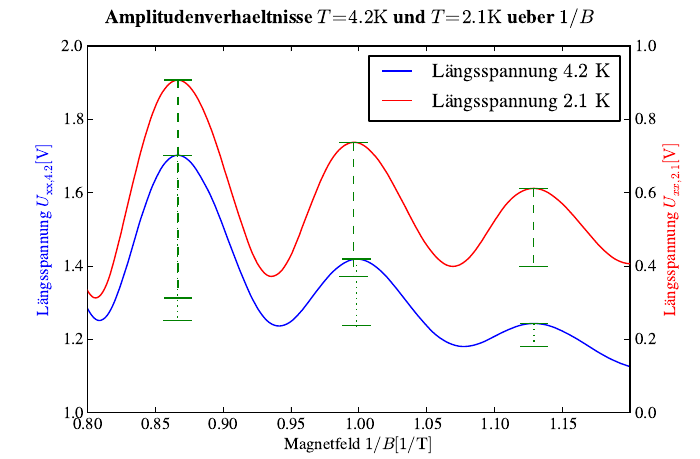

Write the Python code that produced this figure.
# -*- coding: utf-8 -*-

from pylab import *
from scipy import *
from scipy.optimize import *
import matplotlib.pyplot as plt
from matplotlib import rc
from numpy import *

rc('font', family = 'serif', serif = 'STIXGeneral')
fig = plt.figure(num=None, figsize=(7, 5), dpi=150, facecolor='w', edgecolor='k')
fig.suptitle(u'Amplitudenverh\xe4ltnisse $T=4.2\,\mathrm{K}$ und $T=2.1\,\mathrm{K}$ \xfcber $1/B$', fontsize=14, fontweight='bold')
#def f(U):
#   return 297.0 -25.87*U + 1.908*U**2 - 0.4020*U**3;

data = genfromtxt("4,2-Laengsspannung.dat")
data2 = genfromtxt("2,1-Laengsspannung.dat")
#print data[100:,1]

B = data[:4764,1]
B2 = data2[:4733,1]
#U_H = data[:,2]/10 * 1e-3
#I_H = (data[:,3]/10 * 2e-3)/4981

U_xx = data[:4764,2]
U_xx2 = data2[:4733,2]
delta=0.005

ax = fig.add_subplot(111)
ax.plot(1/B, U_xx, "b", label=u'L\xe4ngsspannung $4.2\,\mathrm{K}$')
ax.plot([0,0],[0,0], "r", label=u'L\xe4ngsspannung $2.1\,\mathrm{K}$')
ax.plot([0.866379,0.866379],[1.701799,(1.251997+1.237223)/2], "g:")
ax.plot([0.866379-delta,0.866379+delta],[1.701799,1.701799], "g")
ax.plot([0.866379-delta,0.866379+delta],[(1.251997+1.237223)/2,(1.251997+1.237223)/2], "g")

ax.plot([0.998327,0.998327],[1.41903,(1.237223+1.180711)/2], "g:")
ax.plot([0.998327-delta,0.998327+delta],[1.41903,1.41903], "g")
ax.plot([0.998327-delta,0.998327+delta],[(1.237223+1.180711)/2,(1.237223+1.180711)/2], "g")

ax.plot([1.12913,1.12913],[1.243282,(1.180711+1.118118)/2], "g:")
ax.plot([1.12913-delta,1.12913+delta],[1.243282,1.243282], "g")
ax.plot([1.12913-delta,1.12913+delta],[(1.180711+1.118118)/2,(1.180711+1.118118)/2], "g")
ax.yaxis.label.set_color('blue')
ax.set_xlim(0.8,1.25)
ax.set_ylim(1,2)

#ax.set_xlim(0.9,1.1)
#ax.set_ylim(1,2)
ax.set_xlabel(u"Magnetfeld $1/B [\mathrm{1/T}]$")
ax.set_ylabel(u"L\xe4ngsspannung $U_{xx,4.2} [\mathrm{V}]$")


ax2 = ax.twinx()
ax2.plot(1/B2, U_xx2, "r", label=u'L\xe4ngsspannung $2.1\,\mathrm{K}$')
ax2.plot([0.866634,0.866634],[0.906952,(0.313095+0.371855)/2], "g--")
ax2.plot([0.866634-delta,0.866634+delta],[0.906952,0.906952], "g")
ax2.plot([0.866634-delta,0.866634+delta],[(0.313095+0.371855)/2,(0.313095+0.371855)/2], "g")

ax2.plot([0.996291,0.996291],[0.737017,(0.371855+0.399199)/2], "g--")
ax2.plot([0.996291-delta,0.996291+delta],[0.737017,0.737017], "g")
ax2.plot([0.996291-delta,0.996291+delta],[(0.371855+0.399199)/2,(0.371855+0.399199)/2], "g")

ax2.plot([1.12888,1.12888],[0.611532,(0.399199+0.406189)/2], "g--")
ax2.plot([1.12888-delta,1.12888+delta],[0.611532,0.611532], "g")
ax2.plot([1.12888-delta,1.12888+delta],[(0.399199+0.406189)/2,(0.399199+0.406189)/2], "g")

ax2.yaxis.label.set_color('red')
ax2.set_xlim(0.8,1.25)
ax2.set_ylim(0,1)

#ax2.set_xlim(0.9,1.1)
#ax2.set_ylim(0,1)
#ax2.plt.ylim([0,10])

ax2.set_ylabel(u"L\xe4ngsspannung $U_{xx,2.1} [\mathrm{V}]$")

ax.legend(loc=1)
#ax2.legend(loc=0)

# y = log(data[:,1]/(8e-3*1.63e-3*2.74e-3))
# y = log(data[:,1]*(1.63e-3*2.74e-3)/(8e-3*4.2e-3))

#X = x[0:14]
#Y = y[0:14]

#fitfunc = lambda p, x: p[0]*x + p[1]
#errfunc = lambda p, x, y: fitfunc(p, x) - y
#P, success = leastsq(errfunc, [1, 1], args=(X, Y))




#plot(x, fitfunc(P, x), "r", label="Ausgleichsgerade")
#plot(x, -0.0105*x + 0.9, "r--", label="Fehlergerade")
#plot(x, -0.0077*x + 0.65, "r--")

#plot([207, 207], [0.0, -4.5], "k", label="Inversionstemperatur")

#fitfunc = lambda p, x: p[0] + p[1]*x + p[2]*x**2+ p[3]*x**3 + p[4]*x**4 + p[5]*x**5
#errfunc = lambda p, x, y: fitfunc(p, x) - y
#p, success = leastsq(errfunc, [1, 1, 1, 0, 1, 1, 1, 1, 1], args=(x, y))
#R = linspace(min(x), max(x), 1000)
#plot(R, fitfunc(p, R), label="Ausgleichende Kurve")

#errorbar(x, y, yerr=len(x)*[0.04], xerr=len(x)*[1], fmt="g.", label="Messpunkte mit Fehlerbalken")

fig.savefig("12-4,2-2,1-zyklotron-1-B.pdf")

show()
